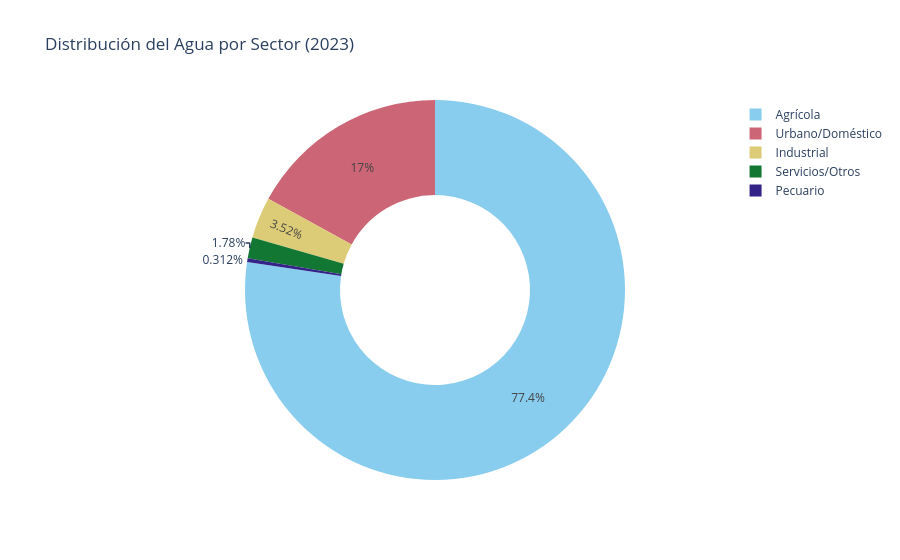

The code cell stored with this chart in its notebook:
### Markdown cell above
## ¿Como se consume?

### ¿Quién consume el agua en México y cuánta nos queda realmente?

Cuando pensamos en el consumo de agua, la mayoría podemos imaginar el tiempo que pasamos en la ducha o el agua que usamos para lavar los platos. Sin embargo, los datos del Registro Público de Derechos de Agua (REPDA) revelan una realidad mucho más compleja: lo que vemos en nuestras casas es solo la superficie de una deuda masiva.

En México, el consumo se divide en dos mundos drásticamente desiguales:

El Consumo Invisible (Indirecto): Es el verdadero motor de la deuda hídrica. Más del 70% del agua concesionada en el país se destina al sector agrícola, seguida por la industria y la generación de energía. Cada alimento que consumimos y cada producto que compramos tiene un costo hídrico oculto que supera por mucho nuestro gasto doméstico.

La Desigualdad Geográfica: No todos los estados consumen igual. Mientras que el sur del país cuenta con abundancia natural, estados del norte como Sinaloa, Sonora y Chihuahua lideran la extracción total debido a su alta intensidad agrícola y pecuaria. En estas regiones, la "concesión per cápita" a menudo ignora la capacidad real de renovación de sus acuíferos.

### Code cell
# Distribucion del Agua por sector REPDA 2023
files = [
    "../datos/Repda/repda_estatal2020.xlsx",
    "../datos/Repda/repda_estatal2021.xlsx",
    "../datos/Repda/repda_estatal2022.xlsx",
    "../datos/Repda/repda_estatal2023.xlsx"
]

all_data = []

# Carga y Limpieza de Datos
for f in files:
    if not os.path.exists(f):
        print(f" Archivo no encontrado: {f}")
        continue
    
    # Extraemos anio del nombre
    year = int(re.search(r"(\d{4})", f).group(1))
    df = pd.read_excel(f, engine='openpyxl')
    
    # Mas limpieza: eliminar filas vacias al final 
    df = df.dropna(subset=[df.columns[2]])

    # Identificacion flexible de columnas clave
    col_dom = [c for c in df.columns if 'Doméstico' in c][0]
    col_urb = [c for c in df.columns if 'Público urbano' in c][0]
    col_agr = [c for c in df.columns if 'Agrícola' in c][0]
    col_ind = [c for c in df.columns if 'Industrial (F1)' in c][0]
    col_pec = [c for c in df.columns if 'Pecuario (G)' in c][0]
    col_agroind = [c for c in df.columns if 'Agroindustrial (B)' in c][0]
    col_serv = [c for c in df.columns if 'Servicios' in c][0]
    col_total = [c for c in df.columns if 'Total por estado' in c][0]

    # Convertimos todas las columnas de interes a numeros de forma segura
    cols_to_fix = [col_dom, col_urb, col_agr, col_ind, col_pec, col_agroind, col_serv, col_total]
    for col in cols_to_fix:
        df[col] = pd.to_numeric(df[col].astype(str).str.replace(',', '').str.replace('"', '').str.strip(), errors='coerce').fillna(0)

    # Calculamos la Deuda Liquida
    df['Anio'] = year
    df['Consumo Directo'] = df[col_urb] + df[col_dom]
    df['Consumo Indirecto'] = df[col_agr] + df[col_ind] + df[col_pec] + df[col_agroind]
    
    all_data.append(df)

master_df = pd.concat(all_data, ignore_index=True)
df_2023 = master_df[master_df['Anio'] == 2023]

# GRAFICAS

# 2. Composicion por Sector - 2023
sectores = {
    'Agrícola': df_2023[col_agr].sum(),
    'Industrial': df_2023[col_ind].sum(),
    'Pecuario': df_2023[col_pec].sum(),
    'Urbano/Doméstico': df_2023['Consumo Directo'].sum(),
    'Servicios/Otros': df_2023[col_serv].sum() + df_2023[col_agroind].sum()
}
fig2 = px.pie(names=list(sectores.keys()), values=list(sectores.values()), hole=0.5, 
             title='Distribución del Agua por Sector (2023)', color_discrete_sequence=px.colors.qualitative.Safe)

fig2.show()

### Figure 1 — Plotly figure (JSON) as saved in the notebook; plotly's stock layout.template omitted (floating-point values rounded to 4 significant figures)
{"data": [{"domain": {"x": [0, 1], "y": [0, 1]}, "hole": 0.5, "hovertemplate": "label=%{label}<br>value=%{value}<extra></extra>", "labels": ["Agrícola", "Industrial", "Pecuario", "Urbano/Doméstico", "Servicios/Otros"], "legendgroup": "", "name": "", "showlegend": true, "type": "pie", "values": [61310.0, 2787.0, 247.3, 13500.0, 1411.0]}], "layout": {"legend": {"tracegroupgap": 0}, "piecolorway": ["rgb(136, 204, 238)", "rgb(204, 102, 119)", "rgb(221, 204, 119)", "rgb(17, 119, 51)", "rgb(51, 34, 136)", "rgb(170, 68, 153)", "rgb(68, 170, 153)", "rgb(153, 153, 51)", "rgb(136, 34, 85)", "rgb(102, 17, 0)", "rgb(136, 136, 136)"], "title": {"text": "Distribución del Agua por Sector (2023)"}}}
